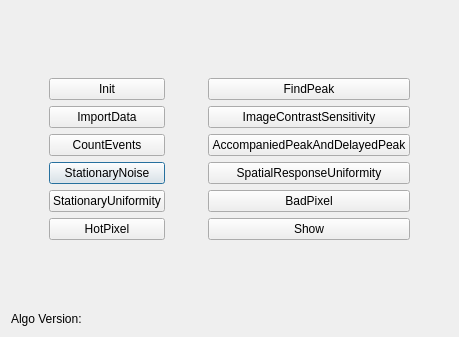
<?xml version="1.0" encoding="UTF-8"?>
<ui version="4.0">
 <class>DialogDVSFunction</class>
 <widget class="QDialog" name="DialogDVSFunction">
  <property name="windowModality">
   <enum>Qt::NonModal</enum>
  </property>
  <property name="geometry">
   <rect>
    <x>0</x>
    <y>0</y>
    <width>459</width>
    <height>337</height>
   </rect>
  </property>
  <property name="windowTitle">
   <string>DVS Functions</string>
  </property>
  <property name="modal">
   <bool>false</bool>
  </property>
  <layout class="QGridLayout" name="gridLayout">
   <item row="4" column="1">
    <widget class="QPushButton" name="pushButtonStationaryNoise">
     <property name="text">
      <string>StationaryNoise</string>
     </property>
    </widget>
   </item>
   <item row="3" column="1">
    <widget class="QPushButton" name="pushButtonCountEvents">
     <property name="text">
      <string>CountEvents</string>
     </property>
    </widget>
   </item>
   <item row="1" column="0">
    <spacer name="horizontalSpacer_3">
     <property name="orientation">
      <enum>Qt::Horizontal</enum>
     </property>
     <property name="sizeHint" stdset="0">
      <size>
       <width>18</width>
       <height>20</height>
      </size>
     </property>
    </spacer>
   </item>
   <item row="7" column="1">
    <spacer name="verticalSpacer">
     <property name="orientation">
      <enum>Qt::Vertical</enum>
     </property>
     <property name="sizeHint" stdset="0">
      <size>
       <width>20</width>
       <height>51</height>
      </size>
     </property>
    </spacer>
   </item>
   <item row="3" column="3">
    <widget class="QPushButton" name="pushButtonImageAccompaniedPeakAndDelayedPeak">
     <property name="text">
      <string>AccompaniedPeakAndDelayedPeak</string>
     </property>
    </widget>
   </item>
   <item row="6" column="1">
    <widget class="QPushButton" name="pushButtonHotPixel">
     <property name="text">
      <string>HotPixel</string>
     </property>
    </widget>
   </item>
   <item row="4" column="3">
    <widget class="QPushButton" name="pushButtonSpatialResponseUniformity">
     <property name="text">
      <string>SpatialResponseUniformity</string>
     </property>
    </widget>
   </item>
   <item row="1" column="1">
    <widget class="QPushButton" name="pushButtonInit">
     <property name="text">
      <string>Init</string>
     </property>
    </widget>
   </item>
   <item row="1" column="4">
    <spacer name="horizontalSpacer_2">
     <property name="orientation">
      <enum>Qt::Horizontal</enum>
     </property>
     <property name="sizeHint" stdset="0">
      <size>
       <width>17</width>
       <height>20</height>
      </size>
     </property>
    </spacer>
   </item>
   <item row="2" column="1">
    <widget class="QPushButton" name="pushButtonImportData">
     <property name="text">
      <string>ImportData</string>
     </property>
    </widget>
   </item>
   <item row="2" column="3">
    <widget class="QPushButton" name="pushButtonImageContrastSensitivity">
     <property name="text">
      <string>ImageContrastSensitivity</string>
     </property>
    </widget>
   </item>
   <item row="5" column="3">
    <widget class="QPushButton" name="pushButtonBadPixel">
     <property name="text">
      <string>BadPixel</string>
     </property>
    </widget>
   </item>
   <item row="7" column="3">
    <spacer name="verticalSpacer_2">
     <property name="orientation">
      <enum>Qt::Vertical</enum>
     </property>
     <property name="sizeHint" stdset="0">
      <size>
       <width>20</width>
       <height>51</height>
      </size>
     </property>
    </spacer>
   </item>
   <item row="5" column="1">
    <widget class="QPushButton" name="pushButtonStationaryUniformity">
     <property name="text">
      <string>StationaryUniformity</string>
     </property>
    </widget>
   </item>
   <item row="0" column="2">
    <spacer name="verticalSpacer_3">
     <property name="orientation">
      <enum>Qt::Vertical</enum>
     </property>
     <property name="sizeHint" stdset="0">
      <size>
       <width>20</width>
       <height>52</height>
      </size>
     </property>
    </spacer>
   </item>
   <item row="1" column="3">
    <widget class="QPushButton" name="pushButtonFindPeak">
     <property name="text">
      <string>FindPeak</string>
     </property>
    </widget>
   </item>
   <item row="6" column="3">
    <widget class="QPushButton" name="pushButtonShow">
     <property name="text">
      <string>Show</string>
     </property>
    </widget>
   </item>
   <item row="1" column="2">
    <spacer name="horizontalSpacer">
     <property name="orientation">
      <enum>Qt::Horizontal</enum>
     </property>
     <property name="sizeHint" stdset="0">
      <size>
       <width>26</width>
       <height>20</height>
      </size>
     </property>
    </spacer>
   </item>
   <item row="8" column="0" colspan="5">
    <widget class="QLabel" name="labelVersion">
     <property name="text">
      <string>Algo Version: </string>
     </property>
    </widget>
   </item>
  </layout>
 </widget>
 <resources/>
 <connections/>
</ui>
